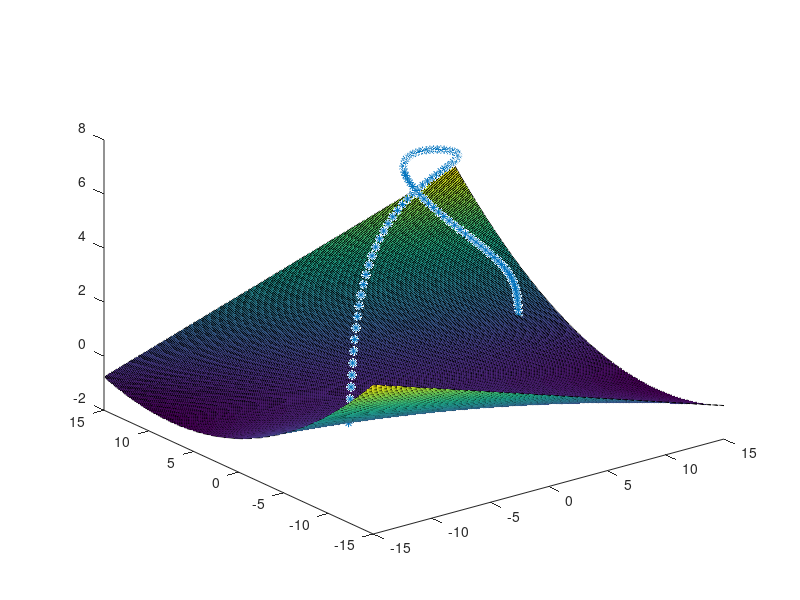

MATLAB code for this plot: (Note: this script raises an error after producing the figure.)
% 20 december - Johan (921220)
% 28 juni - Viktor (920628)

p1 = (1 + 0) / 2;
p2 = (2 + 6) / 2;
p3 = (2 + 2) / 2;
p4 = (0 + 8) / 2;

a1 = p3 - p1;
a2 = p1 + 1;
a3 = p3 + 6;
a4 = 4 - p4;
a5 = 5 - p4;
a6 = p2 + p4;
a7 = p1 + p2 + p3 + p4;

% v(t) = (4*t*cos(t) + a1, 2*t*sin(2*t - a2), a3 - t.^2);
% f(x, y) = (a4*x.^2 + a5*y.^2 + x*y + 10*a6) / (10*a7);

vt = @(t) [4*t*cos(t) + a1, 2*t*sin(2*t - a2), a3 - t.^2];
fxy = @(x, y) (a4*x.^2 + a5*y.^2 + x*y - 10*a6) / (10*a7);

%r = -2*pi:0.01:2*pi; % Old range value
r = linspace(-2.8383, 2.8444, 100); % New range value (med 100 punkter)
plot3(4.*r.*cos(r) + a1, 2.*r.*sin(2.*r - a2), a3 - r.^2, '*');
hold on; % Also write the mesh to the same graph

%y = [(a4.*x.^2 + a5.*y.^2 + x.*y + 10.*a6) / (10.*a7)]
%area(r, y)

[rx, ry] = meshgrid(-15:0.1:15, -15:0.1:15);
rz = (a4*rx.^2 + a5*ry.^2 + rx.*ry - 10*a6) / (10*a7);
surf(rx, ry, rz);
hold off;

%skar = @(t) (2*t*sin(2*t - 1.5))*((2*t*sin(2*t - 1.5)) + (4*t*cos(t)+1.5)) + 105*t.^2 - 920;
skar = @(t) (2*t*sin(2*t - 1.5)).^2 + (4*t*cos(t)+1.5)*(2*t*sin(2*t - 1.5)) + 105*t.^2 - 920;

f = HalveringMetod(0.001);
disp(f);

st = zeros(1,100);
for i =1:100
  st(i) = baglangd(i,r);
end

plot(r, st);
